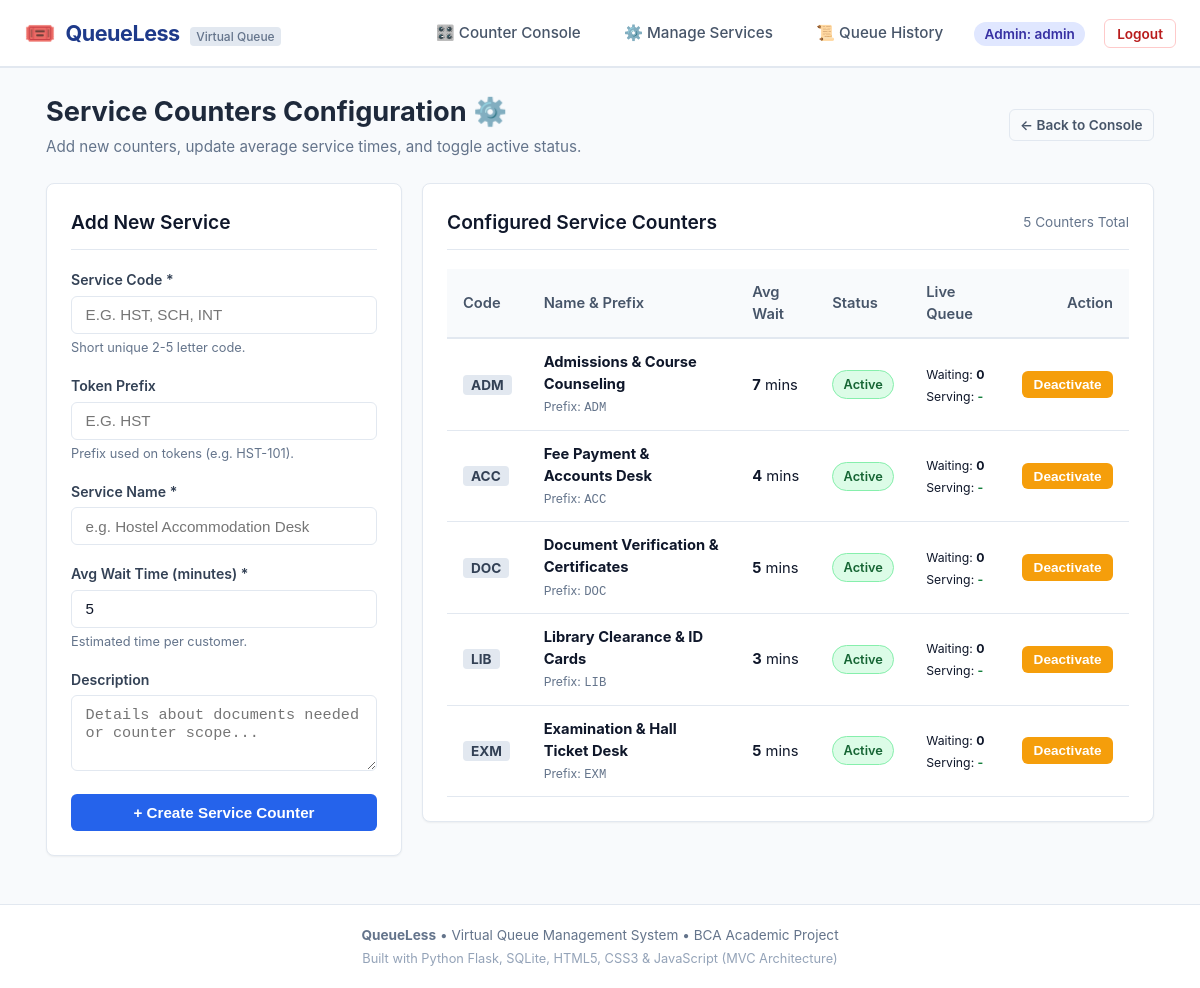
Page /admin/services (signed in) on the committed database.
### tables this page shows
CREATE TABLE services (
        id INTEGER PRIMARY KEY AUTOINCREMENT,
        service_code TEXT UNIQUE NOT NULL,
        service_name TEXT NOT NULL,
        description TEXT,
        avg_wait_per_token INTEGER NOT NULL DEFAULT 5,
        prefix TEXT NOT NULL DEFAULT 'T',
        is_active INTEGER NOT NULL DEFAULT 1,
        created_at TIMESTAMP DEFAULT CURRENT_TIMESTAMP
    );

### controllers/admin_controller.py (the view, shortened to what this page needs)
@admin_bp.route('/services', methods=['GET', 'POST'])
@admin_required
def manage_services():
    services = ServiceModel.get_services_with_metrics()
    return render_template('admin/services.html', services=services)

### controllers/__init__.py (called while the page is built)
def admin_required(f):
    @wraps(f)
    def decorated_function(*args, **kwargs):
        if 'user_id' not in session:
            flash('Please log in as an administrator.', 'warning')
            return redirect(url_for('auth.login'))
        if session.get('role') != 'admin':
            flash('Access denied. Administrator privileges required.', 'danger')
            return redirect(url_for('user.dashboard'))
        return f(*args, **kwargs)
    return decorated_function

### models/db.py (called while the page is built)
def get_db():
    if 'db' not in g:
        db_path = current_app.config.get('DATABASE', 'queueless.db')
        db_dir = os.path.dirname(db_path)
        if db_dir and not os.path.exists(db_dir):
            os.makedirs(db_dir, exist_ok=True)
        g.db = sqlite3.connect(db_path)
        g.db.row_factory = sqlite3.Row
        g.db.execute("PRAGMA foreign_keys = ON")
    return g.db

### models/service_model.py (called while the page is built)
    @staticmethod
    def get_services_with_metrics():
        db = get_db()
        cursor = db.cursor()
        cursor.execute("""
            SELECT
                s.id,
                s.service_code,
                s.service_name,
                s.description,
                s.avg_wait_per_token,
                s.prefix,
                s.is_active,
                (SELECT COUNT(*) FROM tokens t WHERE t.service_id = s.id AND t.status = 'Waiting') AS waiting_count,
                (SELECT t2.token_number FROM tokens t2 WHERE t2.service_id = s.id AND t2.status = 'Serving' ORDER BY t2.called_at DESC LIMIT 1) AS current_serving,
                (SELECT COUNT(*) FROM tokens t3 WHERE t3.service_id = s.id AND t3.status = 'Completed') AS completed_count
            FROM services s
            ORDER BY s.id ASC
        """)
        return cursor.fetchall()

### templates/admin/services.html (shortened to what this page needs)
{% extends 'base.html' %}
{% block content %}
<div class="page-header">
    <div>
        <h1 class="page-title">Service Counters Configuration ⚙️</h1>
        <p class="page-description">Add new counters, update average service times, and toggle active status.</p>
    </div>
    <div>
        <a href="{{ url_for('admin.dashboard') }}" class="btn btn-outline btn-sm">
            &larr; Back to Console
        </a>
    </div>
</div>
<div class="grid-3" style="align-items: start;">
    <div class="card" style="grid-column: 1 / 2;">
        <div class="card-header">
            <h3 class="card-title">Add New Service</h3>
        </div>
        <form action="{{ url_for('admin.manage_services') }}" method="POST">
            <div class="form-group">
                <label for="service_code" class="form-label">Service Code *</label>
                <input
                    type="text"
                    id="service_code"
                    name="service_code"
                    class="form-control"
                    placeholder="e.g. HST, SCH, INT"
                    required
                    maxlength="6"
                    style="text-transform: uppercase;"
                >
                <div class="form-text">Short unique 2-5 letter code.</div>
            </div>
            <div class="form-group">
                <label for="prefix" class="form-label">Token Prefix</label>
                <input
                    type="text"
                    id="prefix"
                    name="prefix"
                    class="form-control"
                    placeholder="e.g. HST"
                    maxlength="4"
                    style="text-transform: uppercase;"
                >
                <div class="form-text">Prefix used on tokens (e.g. HST-101).</div>
            </div>
            <div class="form-group">
                <label for="service_name" class="form-label">Service Name *</label>
                <input
                    type="text"
                    id="service_name"
                    name="service_name"
                    class="form-control"
                    placeholder="e.g. Hostel Accommodation Desk"
                    required
                >
            </div>
            <div class="form-group">
                <label for="avg_wait_per_token" class="form-label">Avg Wait Time (minutes) *</label>
                <input
                    type="number"
                    id="avg_wait_per_token"
                    name="avg_wait_per_token"
                    class="form-control"
                    value="5"
                    min="1"
                    max="60"
                    required
                >
                <div class="form-text">Estimated time per customer.</div>
            </div>
            <div class="form-group">
                <label for="description" class="form-label">Description</label>
                <textarea
                    id="description"
                    name="description"
                    class="form-control"
                    rows="3"
                    placeholder="Details about documents needed or counter scope..."
                ></textarea>
            </div>
            <button type="submit" class="btn btn-primary btn-block">
                + Create Service Counter
            </button>
        </form>
    </div>
    <div class="card" style="grid-column: 2 / -1;">
        <div class="card-header">
            <h3 class="card-title">Configured Service Counters</h3>
            <span style="font-size: 0.85rem; color: var(--text-muted);">{{ services|length }} Counters Total</span>
        </div>
        <div class="table-responsive">
            <table class="table">
                <thead>
                    <tr>
                        <th>Code</th>
                        <th>Name & Prefix</th>
                        <th>Avg Wait</th>
                        <th>Status</th>
                        <th>Live Queue</th>
                        <th style="text-align: right;">Action</th>
                    </tr>
                </thead>
                <tbody>
                    {% for s in services %}
                        <tr>
                            <td>
                                <span class="service-code">{{ s.service_code }}</span>
                            </td>
                            <td>
                                <div><strong>{{ s.service_name }}</strong></div>
                                <small style="color: var(--text-muted);">Prefix: <code>{{ s.prefix }}</code></small>
                            </td>
                            <td>
                                <strong>{{ s.avg_wait_per_token }}</strong> mins
                            </td>
                            <td>
                                {% if s.is_active %}
                                    <span class="badge badge-serving" style="animation: none;">Active</span>
                                {% else %}
                                    <span class="badge badge-cancelled">Inactive</span>
                                {% endif %}
                            </td>
                            <td>
                                <small>Waiting: <strong>{{ s.waiting_count }}</strong></small><br>
                                <small>Serving: <strong style="color: #15803d;">{{ s.current_serving or '-' }}</strong></small>
                            </td>
                            <td style="text-align: right;">
                                <form action="{{ url_for('admin.toggle_service', service_id=s.id) }}" method="POST" style="display: inline;">
                                    {% if s.is_active %}
                                        <button type="submit" class="btn btn-warning btn-sm" title="Disable this counter">
                                            Deactivate
                                        </button>
                                    {% else %}
                                        <button type="submit" class="btn btn-success btn-sm" title="Enable this counter">
                                            Activate
                                        </button>
                                    {% endif %}
                                </form>
                            </td>
                        </tr>
                    {% endfor %}
                </tbody>
            </table>
        </div>
    </div>
</div>
{% endblock %}

### static/css/style.css (style rules this page uses)
:root { --primary: #2563eb; --primary-dark: #1d4ed8; --primary-light: #eff6ff; --secondary: #475569; --bg-main: #f8fafc; --bg-card: #ffffff; --border-color: #e2e8f0; --text-main: #0f172a; --text-muted: #64748b; --status-waiting-bg: #fef3c7; --status-waiting-text: #92400e; --status-waiting-border: #fcd34d; --status-serving-bg: #dcfce7; --status-serving-text: #166534; --status-serving-border: #86efac; --status-completed-bg: #e0f2fe; --status-completed-text: #0369a1; --status-completed-border: #bae6fd; --status-cancelled-bg: #fee2e2; --status-cancelled-text: #991b1b; --status-cancelled-border: #fca5a5; --shadow-sm: 0 1px 2px 0 rgba(0, 0, 0, 0.05); --shadow-md: 0 4px 6px -1px rgba(0, 0, 0, 0.1), 0 2px 4px -1px rgba(0, 0, 0, 0.06); --radius: 8px; }
* { margin: 0; padding: 0; box-sizing: border-box; }
body { font-family: -apple-system, BlinkMacSystemFont, "Segoe UI", Roboto, Helvetica, Arial, sans-serif; background-color: var(--bg-main); color: var(--text-main); line-height: 1.5; min-height: 100vh; display: flex; flex-direction: column; }
.card { background: var(--bg-card); border: 1px solid var(--border-color); border-radius: var(--radius); padding: 1.5rem; box-shadow: var(--shadow-sm); margin-bottom: 1.5rem; }
.card-header { border-bottom: 1px solid var(--border-color); padding-bottom: 0.75rem; margin-bottom: 1.2rem; display: flex; justify-content: space-between; align-items: center; }
.card-title { font-size: 1.2rem; font-weight: 600; color: var(--text-main); }
.page-header { margin-bottom: 1.5rem; display: flex; justify-content: space-between; align-items: center; flex-wrap: wrap; gap: 1rem; }
.page-title { font-size: 1.7rem; font-weight: 700; color: #1e293b; }
.page-description { color: var(--text-muted); font-size: 0.95rem; margin-top: 0.25rem; }
.btn { display: inline-flex; align-items: center; justify-content: center; gap: 0.5rem; font-size: 0.95rem; font-weight: 600; padding: 0.55rem 1.1rem; border-radius: 6px; border: 1px solid transparent; cursor: pointer; text-decoration: none; transition: all 0.15s ease-in-out; }
.btn-primary { background-color: var(--primary); color: #fff; }
.btn-warning { background-color: #f59e0b; color: #fff; }
.btn-outline { background-color: transparent; border-color: var(--border-color); color: var(--secondary); }
.btn-sm { padding: 0.3rem 0.65rem; font-size: 0.85rem; }
.btn-block { width: 100%; }
.form-group { margin-bottom: 1.1rem; }
.form-label { display: block; font-weight: 600; font-size: 0.88rem; color: #334155; margin-bottom: 0.35rem; }
.form-control { width: 100%; padding: 0.6rem 0.85rem; font-size: 0.95rem; border: 1px solid var(--border-color); border-radius: 6px; background-color: #fff; color: var(--text-main); transition: border-color 0.15s ease; }
.form-text { font-size: 0.8rem; color: var(--text-muted); margin-top: 0.25rem; }
.badge { display: inline-block; padding: 0.25rem 0.65rem; font-size: 0.8rem; font-weight: 600; border-radius: 9999px; border: 1px solid transparent; text-transform: capitalize; }
.badge-serving { background-color: var(--status-serving-bg); color: var(--status-serving-text); border-color: var(--status-serving-border); animation: pulse 2s infinite; }
.grid-3 { display: grid; grid-template-columns: repeat(3, 1fr); gap: 1.25rem; }
.service-code { background: #e2e8f0; color: #334155; font-weight: 700; font-size: 0.85rem; padding: 2px 8px; border-radius: 4px; }
.table-responsive { overflow-x: auto; width: 100%; }
.table { width: 100%; border-collapse: collapse; font-size: 0.92rem; text-align: left; }
.table th { background-color: #f8fafc; color: #475569; font-weight: 600; padding: 0.75rem 1rem; border-bottom: 2px solid var(--border-color); }
.table td { padding: 0.75rem 1rem; border-bottom: 1px solid var(--border-color); vertical-align: middle; }

### rows in the picture
services: service_code "ADM", service_name "Admissions & Course Counseling", prefix "ADM", avg_wait_per_token "7", is_active "Active", waiting_count "0", current_serving "-"
services: service_code "ACC", service_name "Fee Payment & Accounts Desk", prefix "ACC", avg_wait_per_token "4", is_active "Active", waiting_count "0", current_serving "-"
services: service_code "DOC", service_name "Document Verification & Certificates", prefix "DOC", avg_wait_per_token "5", is_active "Active", waiting_count "0", current_serving "-"
services: service_code "LIB", service_name "Library Clearance & ID Cards", prefix "LIB", avg_wait_per_token "3", is_active "Active", waiting_count "0", current_serving "-"
services: service_code "EXM", service_name "Examination & Hall Ticket Desk", prefix "EXM", avg_wait_per_token "5", is_active "Active", waiting_count "0", current_serving "-"

### other values in the picture
{{ current_username }} "admin"
{{ services|length }} "5"
